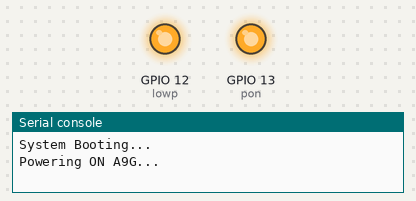
Recording of a program running on a simulated ESP32 board running MicroPython. Parts: output pins drawn as LEDs (lit = HIGH), the last lines printed to the serial console. The modem accepts every AT command (registered, SIM ready, sends succeed) and sends nothing else.

Above: at 0.1 s.
At 1.1 s:
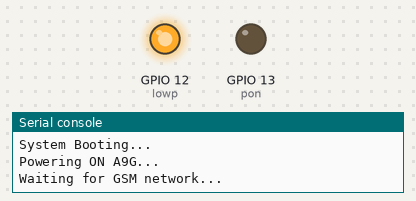
At 31.1 s:
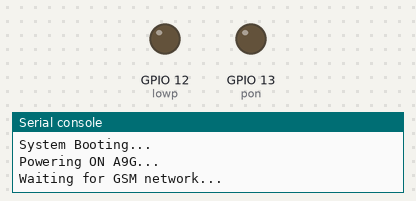
Timing chart, 0 to 32.6 s (numbered marks = the images above):
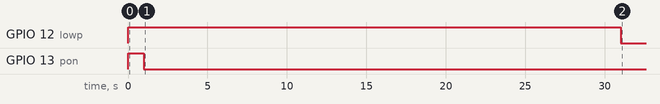

The program:

A9G_Module_SMS.py
```python
from machine import Pin, UART
import time
import network

# ==================================================
# PIN CONFIG
# ==================================================
A9G_PON  = 13
A9G_LOWP = 12
TX_PIN  = 17

RX_PIN  = 16

# ==================================================
# SETTINGS
# ==================================================
PHONE_NUMBER = "+917358289559"
SMS_TEXT = "Hello! SMS sent successfully from ESP32 + A9G"

# ==================================================
# WIFI OFF
# ==================================================
wlan = network.WLAN(network.STA_IF)
wlan.active(False)

# ==================================================
# UART
# ==================================================
gsm = UART(1, baudrate=115200, tx=TX_PIN, rx=RX_PIN, timeout=1000)

# ==================================================
# GPIO
# ==================================================
pon  = Pin(A9G_PON, Pin.OUT)
lowp = Pin(A9G_LOWP, Pin.OUT)

# ==================================================
# SAFE AT COMMAND FUNCTION (NO UNICODE ERROR)
# ==================================================
def send_at(cmd, wait=2):
    try:
        if isinstance(cmd, str):
            cmd_bytes = cmd.encode()
        else:
            cmd_bytes = cmd

        gsm.write(cmd_bytes + b"\r\n")
    except Exception as e:
        print("UART write error:", e)
        return ""

    time.sleep(wait)

    resp = b""
    while gsm.any():
        try:
            resp += gsm.read()
        except:
            pass

    try:
        text = resp.decode("utf-8", "ignore")
    except:
        text = ""

    if text:
        print(text)

    return text

# ==================================================
# A9G POWER ON SEQUENCE
# ==================================================
def power_on_a9g():
    print("Powering ON A9G...")

    lowp.value(1)
    pon.value(1)
    time.sleep(1)
    pon.value(0)

    print("Waiting for GSM network...")
    time.sleep(30)

    lowp.value(0)

    while True:
        if "OK" in send_at("AT", 1):
            break
        print("Waiting for A9G response...")
        time.sleep(2)

    send_at("ATE0", 1)
    send_at("AT+CMGF=1", 1)
    send_at("AT+CSMP=17,167,0,0", 1)

    print("A9G READY")

# ==================================================
# SEND SMS FUNCTION
# ==================================================
def send_sms(number, message):
    print("Sending SMS...")

    send_at("AT+CMGF=1", 1)
    resp = send_at('AT+CMGS="{}"'.format(number), 2)

    if ">" not in resp:
        print("SMS prompt not received")
        return False

    gsm.write(message.encode())
    time.sleep(1)
    gsm.write(b"\x1A")   # CTRL + Z
    time.sleep(6)

    print("SMS SENT SUCCESSFULLY")
    return True

# ==================================================
# MAIN

# ==================================================
print("System Booting...")
power_on_a9g()
send_sms(PHONE_NUMBER, SMS_TEXT)

print("Program finished")

while True:
    time.sleep(1)
```
